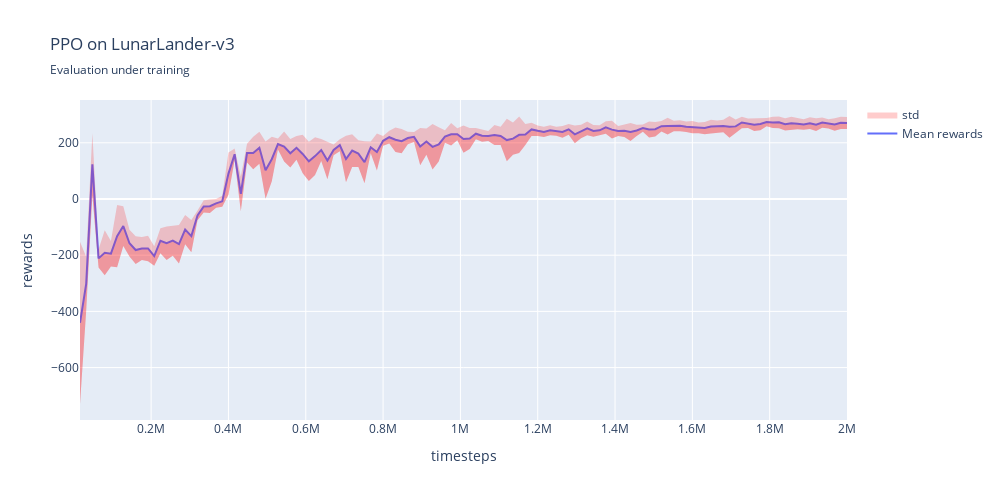

Notebook code cell kept with this figure:
### Code cell
fig = go.Figure()
fig.add_scatter(x=ppo_timesteps, y=ppo_mean_rewards, name='Mean rewards', mode='lines')
fig.add_scatter(x=ppo_timesteps, y=ppo_mean_rewards - ppo_std_rewards, fill='tonexty', mode='lines', line=dict(color='rgba(0,0,0,0)'),
                         fillcolor='rgba(255,0,0,0.2)', showlegend=False, name='std')
fig.add_scatter(x=ppo_timesteps, y=ppo_mean_rewards + ppo_std_rewards, fill='tonexty', mode='lines', line=dict(color='rgba(0,0,0,0)'),
                         fillcolor='rgba(255,0,0,0.2)', name='std')
fig.update_layout(title_text='PPO on LunarLander-v3', title_subtitle_text='Evaluation under training', 
                  xaxis=dict(title=dict(text='timesteps')), yaxis=dict(title=dict(text='rewards')),
                  autosize=False, width=1000, height=500)
fig.show()
